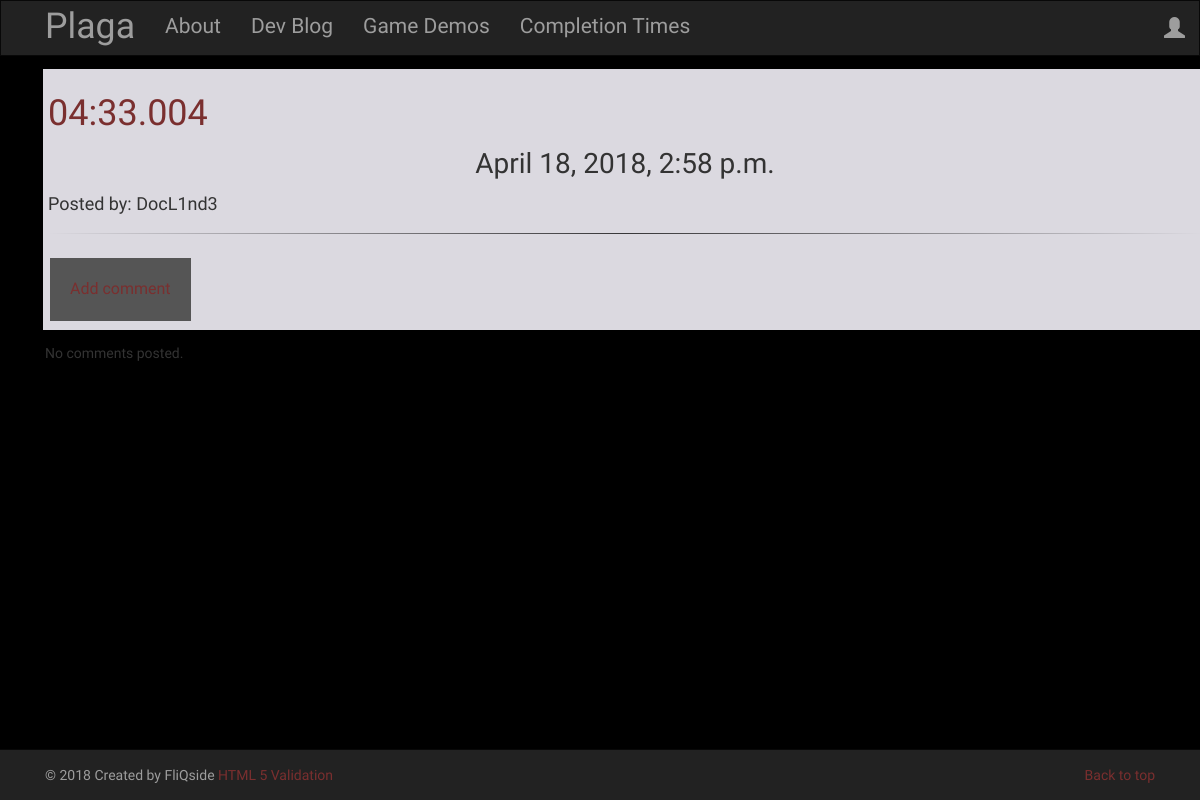
Page /post/27 on the committed database.
### blog/models.py (models this page shows, shortened)
class Post(models.Model):
    author = models.ForeignKey('auth.User')
    title = models.CharField(max_length=200)
    text = models.TextField()
    created_date = models.DateTimeField(default=timezone.now)
    published_date = models.DateTimeField(blank=True, null=True)

### blog/views.py (the view)
# urls.py: url(r'^post/(?P<pk>\d+)$', views.PostDetailView.as_view(), name='post_detail'),
class PostDetailView(DetailView):
    model = Post

### blog/templates/blog/post_detail.html (shortened to what this page needs)
{% extends 'blog/base.html' %}
{% block content %}
<div id="detail" class="container centerstage plagatron">
  <h1 class="textred">{{ post.title }}</h1>
  {% if post.published_date %}
      <div class="date postdate">
          {{ post.published_date }}
      </div>
      <div class="postauthor">
        <h4>Posted by: {{ post.author }}</h4>
      </div>
  {% else %}
      <a class="btn btn-default" href="{% url 'post_publish' pk=post.pk %}">Publish</a>
  {% endif %}
  <hr class="customhr">
  <button class="plagabuttons"type="button" name="addcomment"> <a href="{% url 'add_comment_to_post' pk=post.pk %}">Add comment</a></button>
</div>
<div class="container">
  {% for comment in post.comments.all %}
    <br>
    {% if user.is_authenticated or comment.approved_comment %}
            {{ comment.created_date }}
            {% if not comment.approved_comment %}
                <a class="btn btn-default" href="{% url 'comment_remove' pk=comment.pk %}"><span class="glyphicon glyphicon-remove"></span></a>
                <a class="btn btn-default" href="{% url 'comment_approve' pk=comment.pk %}"><span class="glyphicon glyphicon-ok"></span></a>
            {% endif %}
        <p>{{ comment.text|safe|linebreaks }}</p>
        <p>Posted by: <strong>{{ comment.author }}</strong></p>
    {% endif %}
    {% empty %}
    <p>No comments posted.</p>
  {% endfor %}
</div>
{% endblock %}

### blog/static/css/blog.css (style rules this page uses)
html, body { background-color: black; font-family: 'IM Fell English SC', serif; height: 100%; }
.plagatron { background-color: rgb(219, 217, 224); border:solid black 3px; margin-top:20px; margin-bottom: auto; }
.textred { color: #7a2f2f; }
.postdate { text-align: center; font-size:2.0em; }
.centerstage { margin-left: auto; margin-right: auto; }
a:link { color:#7a2f2f; }
#detail { margin:10px; padding:5px; }
.plagabuttons { background-color: rgb(85, 85 ,85); border: none; color: white; padding: 20px; text-align: center; text-decoration: none; display: inline-block; font-size: 16px; margin: 4px 2px; cursor: pointer; }
.postauthor { font-size: 1.5em; }
.customhr { border: 0; height: 1px; background-image: linear-gradient(to right, rgba(0, 0, 0, 0), rgba(0, 0, 0, 0.75), rgba(0, 0, 0, 0)); }

### rows in the picture
Post: title "04:33.004", published_date "April 18, 2018, 2:58 p.m.", author "DocL1nd3"
